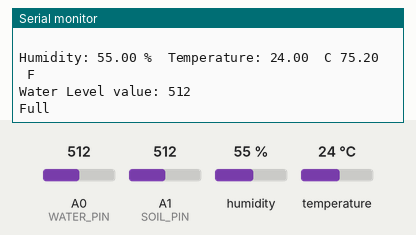
This sketch was run on a simulated Arduino Uno, built with avr-gcc and run on an emulated ATmega328P. Parts: the last lines printed to the serial monitor. The inputs (shaded band) are chosen by the test bench; at power-on: A1 (SOIL_PIN) = 512, A0 (WATER_PIN) = 512, humidity 55 %, temperature 24 °C.

Above: at 5.8 s.
5.9 s: A1 (SOIL_PIN) set to 490
At 7.4 s:
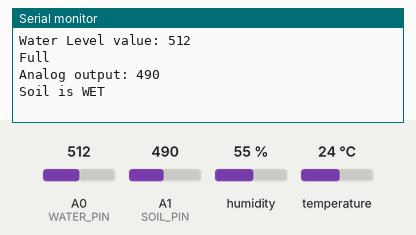
10.6 s: A0 (WATER_PIN) set to 290
At 11.6 s:
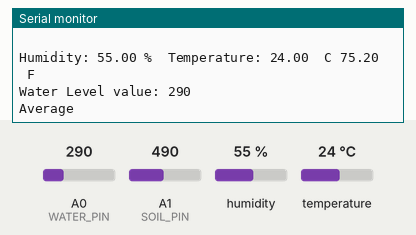
15.7 s: A0 (WATER_PIN) set to 140
At 18.1 s:
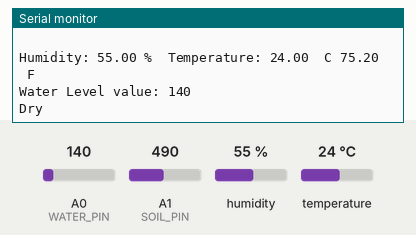
21.8 s: humidity set to 22 %
At 24.2 s:
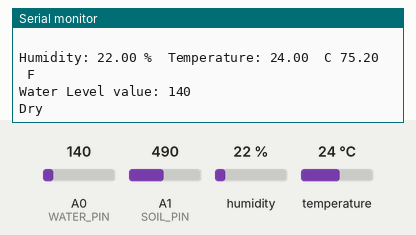
26.1 s: temperature set to 12 °C
At 27.1 s:
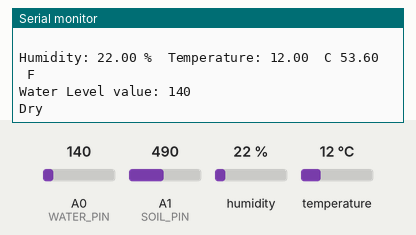
30.4 s: A1 (SOIL_PIN) set to 510
At 31.9 s:
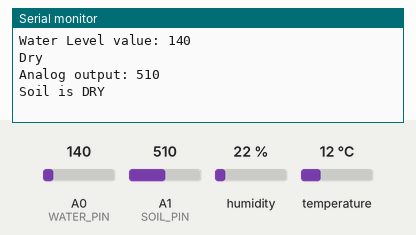
Timing chart, 0 to 33.4 s (numbered marks = the images above; inputs shaded):
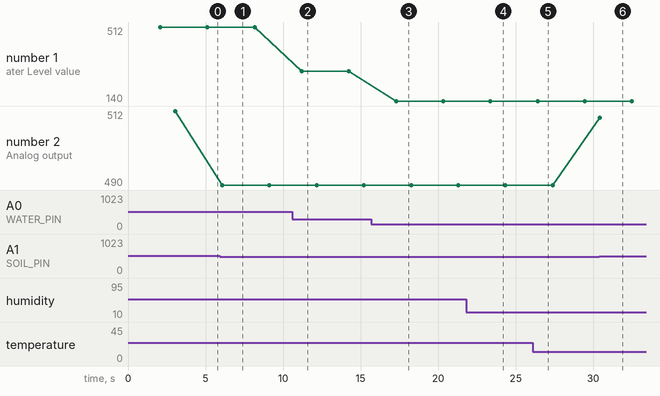

Measured:
- after the input at 5.9 s, the serial monitor: prints a new line after 0.18 s (image 1)
- after the input at 10.6 s, the serial monitor: prints a new line after 0.60 s (image 2)
- after the input at 15.7 s, the serial monitor: prints a new line after 1.6 s (image 3)
- after the input at 21.8 s, the serial monitor: prints a new line after 1.5 s (image 4)
- after the input at 26.1 s, the serial monitor: prints a new line after 0.26 s (image 5)
- after the input at 30.4 s, the serial monitor: prints a new line at once (image 6)
- plotted number 1: 512 → 290 after the input at 10.6 s, 290 → 140 after the input at 15.7 s
- plotted number 2: 512 → 490 after the input at 5.9 s, 490 → 510 after the input at 30.4 s

The sketch:

smart_farming.ino
```cpp
#include <DHT.h>
#include <DHT_U.h>

#define DHTPIN 4
#define DHTTYPE DHT11
#define WATER_PIN A0
#define SOIL_PIN A1

DHT dht(DHTPIN, DHTTYPE);

void setup() {
  Serial.begin(9600);
  Serial.println("Start!");

  dht.begin();
}

void Temp_DHT(){
    // Wait a few seconds between measurements.
  delay(2000);
  // Read humidity
  float h = dht.readHumidity();
  // Read temperature as Celsius
  float t = dht.readTemperature();
  // Read temperature as Fahrenheit
  float f = dht.readTemperature(true);

  // Check if any reads failed and exit early (to try again).
  if (isnan(h) || isnan(t) || isnan(f)) {
    Serial.println("Failed to read from DHT sensor!");
    return;
  }


  Serial.print("Humidity: ");
  Serial.print(h);
  Serial.print(" %\t");
  Serial.print("Temperature: ");
  Serial.print(t);
  Serial.print("  C ");
  Serial.print(f);
  Serial.print("  F\t");
  Serial.println("");
  }

  void Water_level(){

  int value = 0; // variable to store the sensor value

  value = analogRead(WATER_PIN); // read the analog value from sensor

  Serial.print("Water Level value: ");
  Serial.println(value);
  if (value > 300) {
    Serial.println("Full");
    }
  else if ((value > 150) && (value <= 300)) {
    Serial.println("Average ");
    }
  else{
    Serial.println("Dry ");
    }

  delay(1000);
}


void Soil_moisture(){
  int value = analogRead(SOIL_PIN);
  Serial.print("Analog output: ");
  Serial.println(value);
  if (value < 500) {
    Serial.println("Soil is WET");
    }
  else {
    Serial.println("Soil is DRY ");
    }
  }


void loop() {
 Temp_DHT();
 Water_level();
 Soil_moisture();
 Serial.println("  ");
}
```
